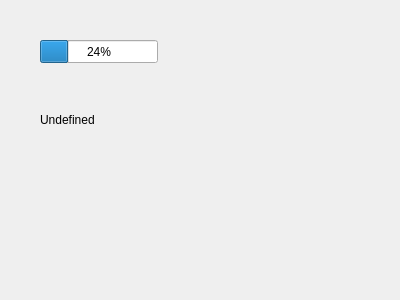
<?xml version="1.0" encoding="UTF-8"?>
<ui version="4.0">
 <class>Proc</class>
 <widget class="QWidget" name="Proc">
  <property name="geometry">
   <rect>
    <x>0</x>
    <y>0</y>
    <width>400</width>
    <height>300</height>
   </rect>
  </property>
  <property name="windowTitle">
   <string>Form</string>
  </property>
  <widget class="QProgressBar" name="prog">
   <property name="geometry">
    <rect>
     <x>40</x>
     <y>40</y>
     <width>118</width>
     <height>23</height>
    </rect>
   </property>
   <property name="value">
    <number>24</number>
   </property>
  </widget>
  <widget class="QLabel" name="name">
   <property name="geometry">
    <rect>
     <x>40</x>
     <y>110</y>
     <width>151</width>
     <height>20</height>
    </rect>
   </property>
   <property name="text">
    <string>Undefined</string>
   </property>
  </widget>
 </widget>
 <resources/>
 <connections/>
</ui>
